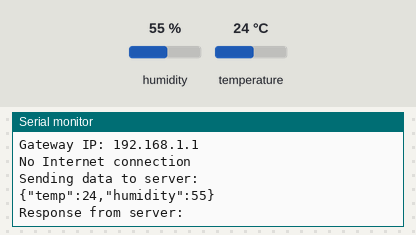
Bench run of a sketch on a simulated ESP32. On the bench: the last lines printed to the serial monitor. Inputs (shaded band) come from the test bench; at power-on: humidity 55 %, temperature 24 °C. WiFi joins after 1.5 s; servers stay silent unless stated; uploads are accepted with an empty reply.

Above: at 2.9 s.
3.0 s: humidity set to 22 %
10.6 s: temperature set to 12 °C
At 12.19 s:
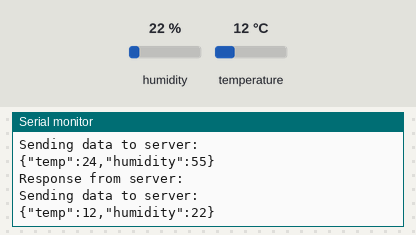
18.2 s: humidity set to 40 %
At 23.5 s:
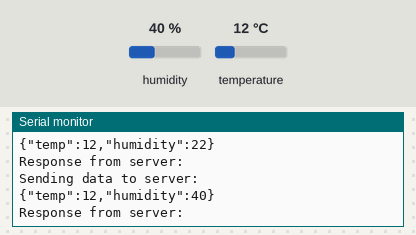

Measured:
- after the input at 10.6 s, the serial monitor: prints a new line after 1.4 s (image 1)
- after the input at 18.2 s, the serial monitor: prints a new line after 4.1 s (image 2)

The sketch:

sketch_jun14b.ino
```cpp
#include <WiFi.h>
#include <HTTPClient.h>
#include <ArduinoJson.h>
#include <DHT.h>

// Deklarasi Variable dan Konstanta
const char* wifiSSID = "Choirul Amri";
const char* wifiPassword = "fastabiqul1976";
const char* serverAddress = "http://192.168.1.8:5000";  // Alamat local dari server flask

#define DHTPIN 2       // Pin terhubung dengan data sensor DHT (GPIO 2)
#define DHTTYPE DHT11  // sensor DHT22

// Inisialisasi sensor DHT
DHT dht(DHTPIN, DHTTYPE);

void connectWifi();
void postHttp(float temperature, float humidity);

void setup() {
  Serial.begin(9600);
  dht.begin();  // Memulai sensor DHT
  connectWifi();
}

void loop() {
  // Baca data dari sensor
  float temperature = dht.readTemperature();
  float humidity = dht.readHumidity();

  // Cek apakah pembacaan berhasil
  if (isnan(temperature) || isnan(humidity)) {
    Serial.println("Failed to read from DHT sensor!");
  } else {
    // Kirim data ke server
    postHttp(temperature, humidity);
  }

  // jeda 10 detik untuk membaca data
  delay(10000);
}

void postHttp(float temperature, float humidity) {
  String url = String(serverAddress) + "/api/data";  // Konsisten dengan endpoint
  HTTPClient http;
  String response;

  StaticJsonDocument<200> buff;
  String jsonParams;
  buff["temp"] = temperature;
  buff["humidity"] = humidity;

  serializeJson(buff, jsonParams);
  Serial.println("Sending data to server: ");
  Serial.println(jsonParams);

  http.begin(url);
  http.addHeader("Content-Type", "application/json");
  int httpResponseCode = http.POST(jsonParams);

  if (httpResponseCode > 0) {
    response = http.getString();
    Serial.println("Response from server: ");
    Serial.println(response);
  } else {
    Serial.print("Error on sending POST: ");
    Serial.println(httpResponseCode);
  }

  http.end();
}

void connectWifi() {
  Serial.println("Connecting to WiFi");
  WiFi.begin(wifiSSID, wifiPassword);

  while (WiFi.status() != WL_CONNECTED) {
    Serial.print(".");
    delay(500);
  }

  Serial.println("\nWiFi Connected");
  Serial.println("SSID: " + String(WiFi.SSID()));
  Serial.println("Signal strength (RSSI): " + String(WiFi.RSSI()));
  Serial.println("MAC address: " + WiFi.macAddress());
  Serial.println("Local IP: " + WiFi.localIP().toString());
  Serial.println("Gateway IP: " + WiFi.gatewayIP().toString());

  // Cek koneksi internet dengan HTTP request sederhana
  if (WiFi.status() == WL_CONNECTED) {
    HTTPClient http;
    http.begin("http://www.google.com");
    int httpCode = http.GET();
    if (httpCode > 0) {
      Serial.println("Connected to Internet");
    } else {
      Serial.println("No Internet connection");
    }
    http.end();
  }
}
```
